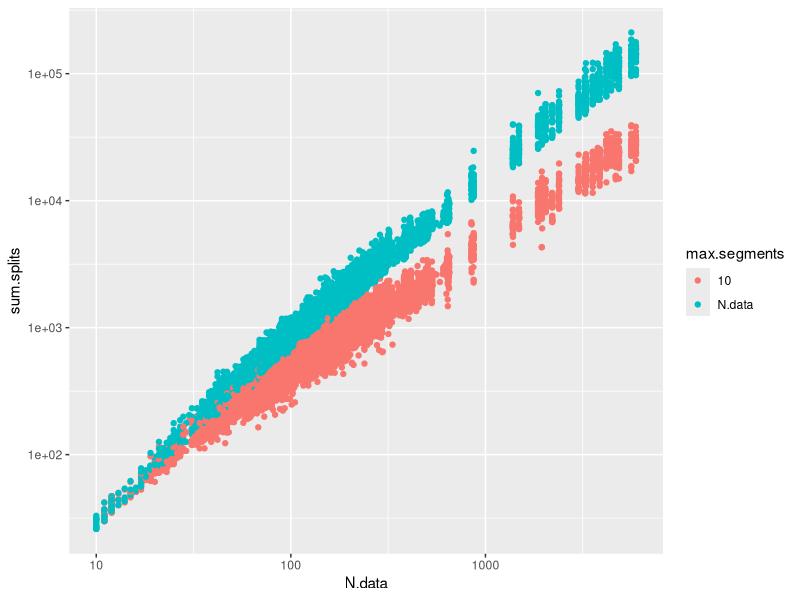
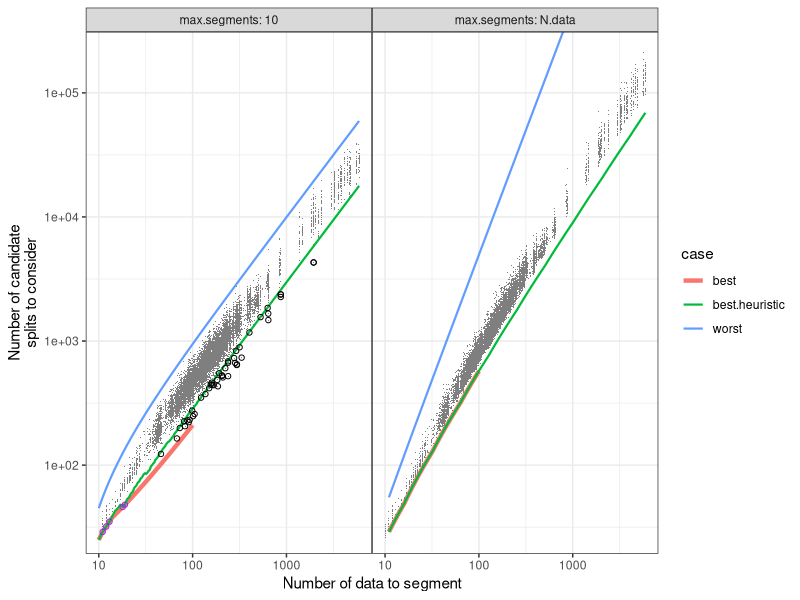

The R source for these figures, in order:
library(data.table)
library(ggplot2)
iterations.dt <- data.table::fread("figure-neuroblastoma-iterations-data.csv")
bound.dt <- data.table::fread("figure-neuroblastoma-iterations-bounds.csv")
bound.wide <- dcast(
  bound.dt,
  N.data + max.segments ~ case,
  value.var = "sum.splits")
bound.and.data <- bound.wide[
  iterations.dt, on=.(N.data, max.segments), nomatch=0L]
## These three should be empty.
bound.and.data[sum.splits < best]
bound.and.data[best.heuristic < best]
bound.and.data[sum.splits > worst]
## These are real data sets for which the heuristic does not work.
(hilite <- bound.and.data[sum.splits < best.heuristic, .(
  N.data, max.segments, best, sum.splits, best.heuristic, worst)])
bound.and.data[sum.splits == best]
not.max <- bound.and.data[max.segments==10]
h.is.best <- dcast(
  not.max[best.heuristic == best],
  max.segments + N.data + best ~ .,
  value.var="sum.splits",
  fun.aggregate=list(min,max))
nrow(bound.and.data[sum.splits==best]) #no best cases
not.max[J(11:100), on="N.data"][is.na(best)]
range(not.max$N.data)
nrow(not.max)
nrow(hilite)

ggplot()+
  geom_point(aes(
    N.data, sum.splits, color=max.segments),
    data=iterations.dt)+
  scale_x_log10()+
  scale_y_log10()

gg <- ggplot()+
  geom_line(aes(
    N.data, sum.splits, color=case, size=case),
    data=bound.dt)+
  geom_point(aes(
    N.data, sum.splits),
    shape=".",
    color="grey50",
    data=iterations.dt)+
  geom_point(aes(
    N.data, sum.splits),
    shape=1,
    data=hilite)+
  geom_point(aes(
    N.data, best),
    shape=1,
    color="purple",
    data=h.is.best)+
  facet_grid(. ~ max.segments, labeller=label_both)+
  scale_x_log10(
    "Number of data to segment")+
  scale_y_log10(
    "Number of candidate\nsplits to consider")+
  theme_bw()+
  theme(panel.spacing=grid::unit(0,"lines"))+
  coord_cartesian(ylim=c(3e1, 2e5))+
  scale_size_manual(values=c(
    best=1.5, best.heuristic=0.75, worst=0.75))
png("figure-neuroblastoma-iterations.png", width=7, height=2, units="in", res=200)
print(gg)
dev.off()

